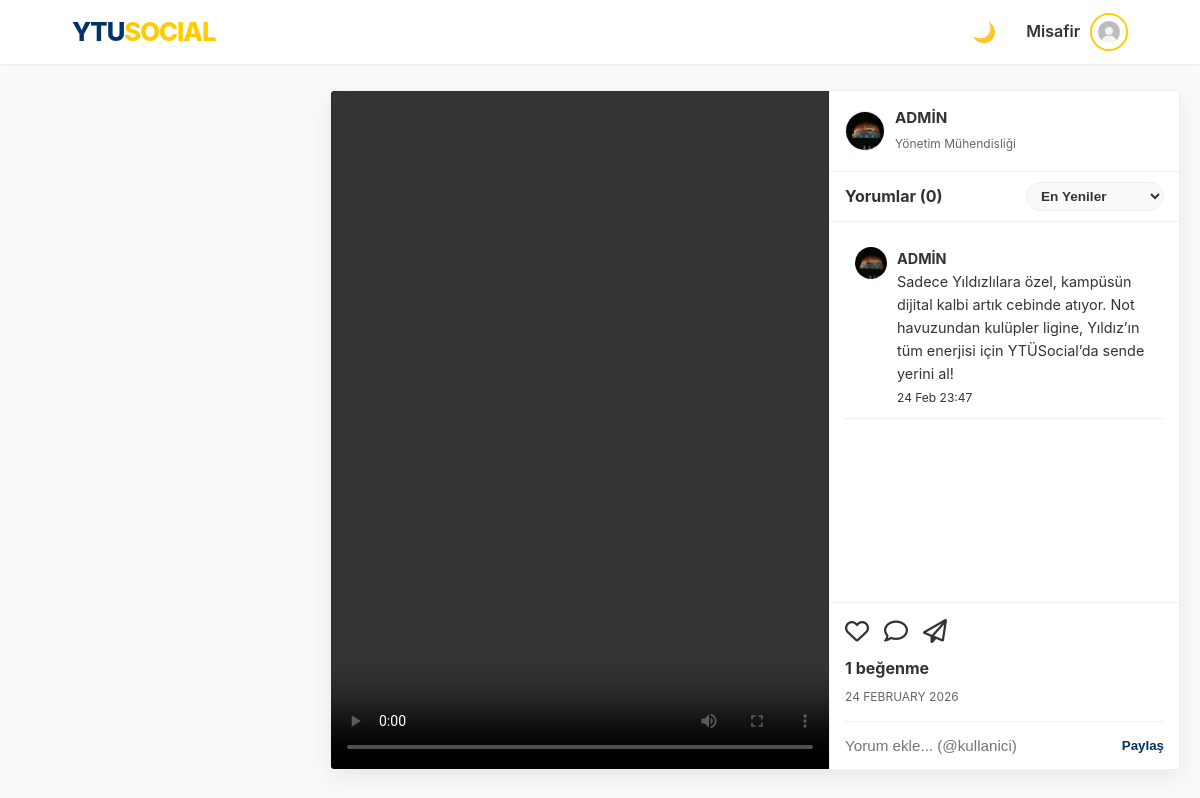
The page /p/43 on the database its author committed.
### models.py (models this page shows, shortened)
class User(UserMixin, db.Model):
    id = db.Column(db.Integer, primary_key=True)
    email = db.Column(db.String(120), unique=True, nullable=False)
    password = db.Column(db.String(200), nullable=False)
    username = db.Column(db.String(50), nullable=True)
    handle = db.Column(db.String(30), unique=True, nullable=True)
    stories = db.relationship('Story', backref='author', lazy=True)
    is_admin = db.Column(db.Boolean, default=False)
    department = db.Column(db.String(100), nullable=True)
    score = db.Column(db.Integer, default=0)
    bio = db.Column(db.String(200), nullable=True)
    profile_pic = db.Column(db.String(200), default='img/default_avatar.png')
    is_verified = db.Column(db.Boolean, default=False)
    otp_code = db.Column(db.String(6))
    ban_expiration = db.Column(db.DateTime, nullable=True)
    is_banned = db.Column(db.Boolean, default=False)
    posts = db.relationship('Post', backref='author', lazy=True)
    image_file = db.Column(db.String(255), nullable=True)
    comments = db.relationship('Comment', backref='author', lazy=True)
    messages_sent = db.relationship('Message', foreign_keys='Message.sender_id', backref='sender', lazy='dynamic')
    messages_received = db.relationship('Message', foreign_keys='Message.recipient_id', backref='recipient', lazy='dynamic')
    saved_posts = db.relationship('SavedPost', back_populates='user', lazy=True, cascade="all, delete-orphan")
    followed = db.relationship(
        'User', secondary=followers,
        primaryjoin=(followers.c.follower_id == id),
        secondaryjoin=(followers.c.followed_id == id),
        backref=db.backref('followers', lazy='dynamic'), lazy='dynamic'
    )

class Post(db.Model):
    id = db.Column(db.Integer, primary_key=True)
    content = db.Column(db.Text, nullable=True)
    poll = db.relationship('Poll', uselist=False, backref='post', cascade="all, delete-orphan")
    date_posted = db.Column(db.DateTime, nullable=False, default=get_turkey_time)
    image_file = db.Column(db.String(255), nullable=True)
    user_id = db.Column(db.Integer, db.ForeignKey('user.id'), nullable=False)
    liked_by = db.relationship('User', secondary=likes, backref=db.backref('liked_posts', lazy='dynamic'))
    comments = db.relationship('Comment', backref='post', lazy=True, cascade="all, delete-orphan")
    repost_of_id = db.Column(db.Integer, db.ForeignKey('post.id'), nullable=True)
    repost_of = db.relationship('Post', remote_side=[id], backref=db.backref('reposts', cascade='all, delete-orphan'))
    report_count = db.Column(db.Integer, default=0)
    def is_video(self):
        if not self.image_file: return False
        video_exts = ['mp4', 'mov', 'avi', 'webm']
        return any(self.image_file.lower().endswith(ext) for ext in video_exts)

### routes/main.py (the view)
@main.route('/p/<int:post_id>')
def post_detail(post_id):
    post = Post.query.get_or_404(post_id)
    return render_template('post_detail.html', post=post)

### utils.py (called while the page is built)
def get_trending_hashtags():
    from models import Post
    posts = Post.query.with_entities(Post.content).all()
    hashtags = {}
    for post in posts:
        if post.content:
            found_tags = re.findall(r"#(\w+)", post.content.lower())
            for tag in found_tags:
                hashtags[tag] = hashtags.get(tag, 0) + 1
    sorted_tags = sorted(hashtags.items(), key=lambda x: x[1], reverse=True)
    return sorted_tags[:5]

### templates/post_detail.html (shortened to what this page needs)
<!DOCTYPE html>
<html lang="tr">
<head>
    <link rel="stylesheet" href="/static/style.css">
    <link href="https://cdnjs.cloudflare.com/ajax/libs/font-awesome/6.4.0/css/all.min.css" rel="stylesheet">
</head>
<body>
    {% include 'navbar_partial.html' ignore missing %}
    <div class="main-layout" style="grid-template-columns: 280px 1fr; max-width: 1400px;">
        <main style="display: flex; justify-content: center; align-items: flex-start;">
        <div class="post-detail-card" style="height: calc(100vh - 120px); width: 100%; max-width: 1100px;">
            <div class="post-detail-media-box">
                {% if post.image_file %}
                    {% if post.is_video() %}
                        <video controls autoplay class="post-detail-content">
                            <source src="/static/post_images/{{ post.image_file }}" type="video/mp4">
                        </video>
                    {% else %}
                        <img src="/static/post_images/{{ post.image_file }}" class="post-detail-content">
                    {% endif %}
                {% else %}
                    <div class="post-detail-text-only">
                        <p>{{ post.content }}</p>
                    </div>
                {% endif %}
            </div>
            <div class="post-detail-info">
                <div class="post-detail-header">
                    <a href="{{ url_for('main.user_profile', handle=post.author.handle) }}" class="post-detail-author">
                        <img src="/static/{{ post.author.profile_pic }}" class="post-detail-avatar">
                        <div>
                            <span class="post-detail-username">{{ post.author.username }}</span>
                            <span class="post-detail-dept">{{ post.author.department or 'Öğrenci' }}</span>
                        </div>
                    </a>
                </div>
                <div style="display: flex; justify-content: space-between; align-items: center; padding: 10px 15px; border-bottom: 1px solid var(--border-color);">
                    <h4 style="margin: 0; font-size: 1rem; color: var(--text-color);">Yorumlar ({{ post.comments|length }})</h4>
                    <select onchange="sortComments(this.value)" class="sort-dropdown">
                        <option value="newest" selected>En Yeniler</option>
                    </select>
                </div>
                <div class="post-detail-comments" id="commentsContainer">
                    {% if post.content and post.image_file %}
                    <div class="comment-item">
                        <img src="/static/{{ post.author.profile_pic }}" class="comment-avatar-sm">
                        <div class="comment-bubble">
                            <strong>{{ post.author.username }}</strong>
                            <p>{{ post.content }}</p>
                            <small class="text-muted">{{ post.date_posted.strftime('%d %b %H:%M') }}</small>
                        </div>
                    </div>
                    {% endif %}
                </div>
                <div class="post-detail-actions">
                    <div class="action-buttons">
                        <button class="action-btn" onclick="likePost('{{ post.id }}', this)">
                            {% if current_user in post.liked_by %}
                            <i class="fa-solid fa-heart" style="color: #ff4757;"></i>
                            {% else %}
                            <i class="fa-regular fa-heart"></i>
                            {% endif %}
                        </button>
                        <button class="action-btn" onclick="document.getElementById('comment-input-{{ post.id }}').focus()">
                            <i class="fa-regular fa-comment"></i>
                        </button>
                        <button class="action-btn" onclick="openShareModal('post', '{{ post.id }}')">
                            <i class="fa-regular fa-paper-plane"></i>
                        </button>
                    </div>
                    <div class="like-count-text">
                        {{ post.liked_by|length }} beğenme
                    </div>
                    <small class="post-date-text">{{ post.date_posted.strftime('%d %B %Y') }}</small>
                    <form onsubmit="submitComment(event, '{{ post.id }}')" class="detail-comment-form" style="position: relative;">
                        <input type="text" id="comment-input-{{ post.id }}" class="detail-comment-input" placeholder="Yorum ekle... (@kullanici)" required autocomplete="off">
                        <button type="submit" class="detail-comment-btn">Paylaş</button>
                    </form>
                </div>
            </div>
        </div>
        </main>
    </div>
</body>
</html>

### rows shown on the page
User: author.profile_pic (picture), author.username "ADMİN", author "Yönetim Mühendisliği"
Post: content "Sadece Yıldızlılara özel, kampüsün dijital kalbi artık cebinde atıyor. Not havuzundan kulüpler ligine, Yıldız’ın tüm enerjisi için YTÜSocial’da sende yerini al!", date_posted "24 Feb 23:47", date_posted "24 FEBRUARY 2026"

### other values the page prints
{{ post.comments|length }} "0"
{{ post.liked_by|length }} "1"
